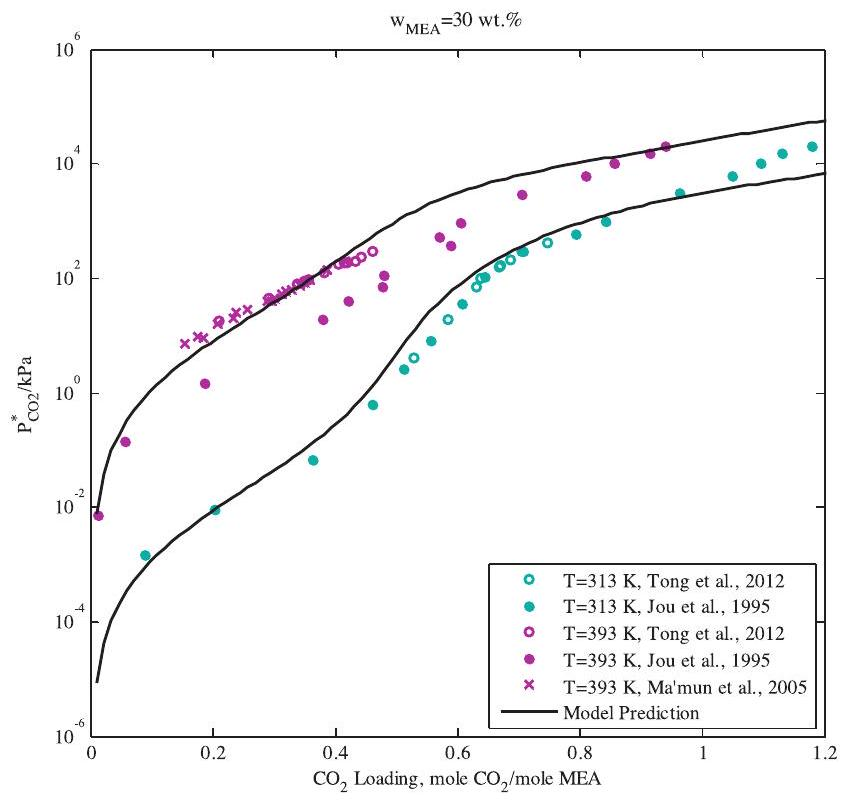
#> input picture analyses/paper_validation/2015_baygi/data/digitized/source/baygi2015-figure-011.png, 851 x 803 px
$ python digitize_curves.py
#> lines starting #> are read from the running program, lines starting #| are printed output that depends on the picture; after the words box and inside, x2 and y2 are one past the last pixel; in counts of white or black regions, pixels touching at a corner belong together
"""Digitize the model curves (lines, not points) of three published figures.

Baygi 2015 Fig. 11 (30 wt %, 313 and 393 K), Baygi 2015 Fig. 9 (15.3 wt %, 313-413 K) and Nasrifar and
Tafazzol 2010 Fig. 12a (15.3 wt %, 313/373/413 K). cse:digitize method: calibrate two known points per axis
(the frame lines, which carry the axis end values), trace each curve as the centre of its ink per pixel
column, write coordinates, calibration and error estimates, and a QA overlay. The bundled cse helper
needs OpenCV, which the project environment does not have; this is the same column-centre trace in PIL/numpy.

    uv run python analyses/paper_validation/2015_baygi/scripts/digitize_curves.py
"""
from __future__ import annotations

import hashlib
import json
from pathlib import Path

import numpy as np
import pandas as pd
from PIL import Image, ImageDraw
from scipy import ndimage

ANALYSIS_DIR = Path(__file__).resolve().parents[1]
SOURCE_DIR = ANALYSIS_DIR / "data" / "digitized" / "source"
OUT_DIR = ANALYSIS_DIR / "data" / "digitized"
BAYGI_PROVENANCE = ("copied unchanged from ePC-SAFT-project analyses/reproduction/2015-baygi/figures/{f}/source/paper-source-01-baygi-2015-figure-0{n}.png "
                    "(Mathpix crop of the paper figure, Zotero B8EJJPCJ)")

SPECS = {
    "baygi2015_fig11": {
        "image": SOURCE_DIR / "baygi2015-figure-011.png",
        "provenance": BAYGI_PROVENANCE.format(f="figure-11", n="11"),
        "figure": "Baygi and Pahlavanzadeh 2015 Fig. 11, w_MEA = 30 wt %, solid lines = PC-SAFT prediction",
        "ink": "rgb_black",
        "x_range": (0.0, 1.2), "y_decades": (-6, 6),
        "series": [("393 K", 393.0), ("313 K", 313.0)],  # top to bottom
        "exclude": [(485, 555, 10**6, 10**6)],  # legend: x >= 485 px and y >= 555 px
        "wt_percent": 30.0,
    },
    "baygi2015_fig09": {
        "image": SOURCE_DIR / "baygi2015-figure-009.png",
        "provenance": BAYGI_PROVENANCE.format(f="figure-09", n="09"),
        "figure": "Baygi and Pahlavanzadeh 2015 Fig. 9, w_MEA = 15.3 wt % (Jones 1959 data), solid lines = PC-SAFT prediction",
        "ink": "rgb_black",
        "x_range": (0.0, 0.8), "y_decades": (-5, 4),
        "series": [("413.15 K", 413.15), ("393.15 K", 393.15), ("373.15 K", 373.15),
                   ("353.15 K", 353.15), ("333.15 K", 333.15), ("313.15 K", 313.15)],
        "exclude": [(600, 480, 10**6, 10**6)],
        "wt_percent": 15.3,
    },
    "nasrifar2010_fig12a": {
        "image": SOURCE_DIR / "nasrifar2010-p7-001.png",
        "provenance": ("Zotero CBRPAXQG, PDF attachment 3G4FGGY4, page 7: `pdfimages -png -f 7 -l 7` 1-bit 1200 ppi "
                       "image 001, rows 0-2700 (Fig. 12a); PDF sha256 29165d43cf374760cc17a730d92e15ed77a9e969af1f3355a1ca39a275f7110f"),
        "figure": "Nasrifar and Tafazzol 2010 Fig. 12a, 15.3 wt % aqueous MEA, lines = PC-SAFT prediction",
        "ink": "stencil", "crop": (0, 0, 3196, 2700),
        "x_range": (0.0, 1.0), "y_decades": (-4, 4),
        "series": [("413.15 K", 413.15), ("373.15 K", 373.15), ("313.15 K", 313.15)],
        "exclude": [(1900, 1800, 10**6, 10**6)],  # legend
        "open_px": 13,  # disk diameter: removes the ~10 px open-marker outlines, keeps the 16-24 px curve strokes
        "wt_percent": 15.3,
        "despike": 0.06,  # decades: drops samples where a marker outline merged with the curve
    },
}


def _runs(flags: np.ndarray) -> list[tuple[int, int]]:
    idx = np.where(flags)[0]
    if len(idx) == 0:
        return []
    cuts = np.where(np.diff(idx) > 1)[0]
    return [(int(idx[a]), int(idx[b])) for a, b in zip(np.r_[0, cuts + 1], np.r_[cuts, len(idx) - 1])]


def load_ink(spec: dict) -> np.ndarray:
    im = Image.open(spec["image"])
    if spec["ink"] == "stencil":
        ink = np.array(im.convert("L")) == 255
    else:
        ink = np.array(im.convert("RGB")).astype(int).max(2) < 90  # black only: coloured markers are excluded
    if "crop" in spec:
        left, top, right, bottom = spec["crop"]
        ink = ink[top:bottom, left:right]
    return ink


def frame_centres(ink: np.ndarray) -> dict[str, float]:
    """Frame line centres from the long full-height/width ink lines."""
    cols, rows = ink.sum(0), ink.sum(1)
    col_runs = _runs(cols > 0.8 * cols.max())
    row_runs = _runs(rows > 0.8 * rows.max())
    return {"left": np.mean(col_runs[0]), "right": np.mean(col_runs[-1]),
            "top": np.mean(row_runs[0]), "bottom": np.mean(row_runs[-1]),
            "line_width_px": float(np.mean([b - a + 1 for a, b in col_runs + row_runs]))}


def tick_residual(ink: np.ndarray, frame: dict, spec: dict) -> dict:
    """Independent calibration check: inward tick marks (a few pixels long, just inside the frame) must sit on
    round axis values (multiples of 0.1 or 0.2 in loading, whole decades in pressure) under the frame calibration."""
    half = frame["line_width_px"] / 2
    span_x, span_y = frame["right"] - frame["left"], frame["bottom"] - frame["top"]
    depth = max(3, int(0.006 * span_y))
    x0, x1 = spec["x_range"]
    d0, d1 = spec["y_decades"]
    r0 = int(frame["bottom"] - half - 2 - depth)
    strip = ink[r0: r0 + depth]
    ticks_x = np.array([np.mean(r) for r in _runs(strip.sum(0) >= depth) if frame["left"] + 2 * half < np.mean(r) < frame["right"] - 2 * half])
    c0 = int(frame["left"] + half + 2)
    strip = ink[:, c0: c0 + depth]
    ticks_y = np.array([np.mean(r) for r in _runs(strip.sum(1) >= depth) if frame["top"] + 2 * half < np.mean(r) < frame["bottom"] - 2 * half])
    step = 0.2 if x1 - x0 > 0.9 else 0.1
    off_x = off_y = None
    if len(ticks_x):
        x_data = x0 + (ticks_x - frame["left"]) / span_x * (x1 - x0)
        off_x = np.abs(x_data - np.round(x_data / step) * step) / (x1 - x0) * span_x
    if len(ticks_y):
        y_dec = d0 + (frame["bottom"] - ticks_y) / span_y * (d1 - d0)
        off_y = np.abs(y_dec - np.round(y_dec)) / (d1 - d0) * span_y
    stat = lambda a, f: None if a is None else float(f(a))  # noqa: E731
    return {"n_x_ticks": len(ticks_x), "x_tick_off_grid_px_median": stat(off_x, np.median), "x_tick_off_grid_px_max": stat(off_x, np.max),
            "n_y_ticks": len(ticks_y), "y_tick_off_decade_px_median": stat(off_y, np.median), "y_tick_off_decade_px_max": stat(off_y, np.max)}


def trace(spec: dict, name: str) -> tuple[pd.DataFrame, dict, np.ndarray, dict]:
    ink = load_ink(spec)
    frame = frame_centres(ink)
    line = frame["line_width_px"]
    curves = ink.copy()
    # inside the frame only, minus the legend
    inner = np.zeros_like(curves)
    inner[int(frame["top"] + line): int(frame["bottom"] - line), int(frame["left"] + line): int(frame["right"] - line)] = True
    curves &= inner
    for left, top, right, bottom in spec["exclude"]:
        curves[top:bottom, left:right] = False
    if "open_px" in spec:
        k = spec["open_px"]
        yy, xx = np.mgrid[:k, :k]
        disk = (yy - (k - 1) / 2) ** 2 + (xx - (k - 1) / 2) ** 2 <= (k / 2) ** 2
        curves = ndimage.binary_opening(curves, structure=disk)
    labels, n = ndimage.label(curves, structure=np.ones((3, 3), bool))
    sizes = ndimage.sum(curves, labels, range(1, n + 1))
    width = np.array([np.ptp(np.where(labels == i)[1]) if s > 200 else 0 for i, s in enumerate(sizes, 1)])
    keep = [i for i, w in enumerate(width, 1) if w > 0.08 * (frame["right"] - frame["left"])]
    if len(keep) != len(spec["series"]):
        raise RuntimeError(f"{name}: expected {len(spec['series'])} curves, found {len(keep)} components {width}")
    x0, x1 = spec["x_range"]
    d0, d1 = spec["y_decades"]
    span_x, span_y = frame["right"] - frame["left"], frame["bottom"] - frame["top"]
    stride = max(1, int(round(span_x / 250)))
    rows = []
    traced = {}
    for comp in keep:
        cols = np.unique(np.where(labels == comp)[1])
        pts = []
        for c in cols[::stride]:
            ys = np.where(labels[:, c] == comp)[0]
            pts.append((float(c), float(ys.mean()), int(ys.size)))
        traced[comp] = pts
    # top to bottom at the column shared by all curves
    order = sorted(keep, key=lambda comp: np.mean([p[1] for p in traced[comp]]))
    for comp, (label, temperature_K) in zip(order, spec["series"], strict=True):
        pts = np.array(traced[comp])
        if "despike" in spec:
            ly = np.log10(10.0 ** d0 * (10.0 ** (d1 - d0)) ** ((frame["bottom"] - pts[:, 1]) / span_y))
            med = ndimage.median_filter(ly, size=9, mode="nearest")
            pts = pts[np.abs(ly - med) < spec["despike"]]
        px, py = pts[:, 0], pts[:, 1]
        loading = x0 + (px - frame["left"]) / span_x * (x1 - x0)
        log10_p = d0 + (frame["bottom"] - py) / span_y * (d1 - d0)
        # error: 1.5 px in each pixel coordinate (stroke centre 0.5-1 px, frame-line centre 0.5 px), propagated through
        # the local slope of the curve
        slope_px = np.gradient(py, px)  # pixel rows per pixel column (positive = falling)
        err_px_y = np.hypot(1.5, np.abs(slope_px) * 1.5)
        rows.append(pd.DataFrame({
            "figure_id": name, "series": label, "temperature_K": temperature_K, "MEA_weight_percent": spec["wt_percent"],
            "CO2_loading": loading, "pCO2_kPa": 10.0 ** log10_p, "pixel_x": px, "pixel_y": py,
            "stroke_px": pts[:, 2],
            "est_error_loading": np.hypot(1.5, 0.0) / span_x * (x1 - x0),
            "est_error_ln_pCO2": err_px_y / span_y * (d1 - d0) * np.log(10),
        }))
    ticks = tick_residual(ink, frame, spec) if spec["ink"] == "rgb_black" else {
        "note": "not run: the 1-bit Excel-style axes have outward/minor ticks; calibration rests on the frame-line centres"}
    return pd.concat(rows, ignore_index=True), frame, ink, ticks


def overlay(spec: dict, data: pd.DataFrame, frame: dict, path: Path) -> None:
    im = Image.open(spec["image"]).convert("RGB")
    if spec["ink"] == "stencil":
        im = Image.fromarray(255 - np.array(im))  # 1-bit stencil: ink is white, show it dark
    if "crop" in spec:
        im = im.crop(spec["crop"])
    draw = ImageDraw.Draw(im)
    r = max(2, im.size[0] // 300)
    for x, y in zip(data.pixel_x, data.pixel_y):
        draw.ellipse((x - r, y - r, x + r, y + r), outline=(255, 0, 0), width=max(1, r // 2))
    for xy in ((frame["left"], frame["top"], frame["left"], frame["bottom"]),
               (frame["right"], frame["top"], frame["right"], frame["bottom"]),
               (frame["left"], frame["top"], frame["right"], frame["top"]),
               (frame["left"], frame["bottom"], frame["right"], frame["bottom"])):
        draw.line(xy, fill=(0, 160, 255), width=max(1, r // 2))  # calibration frame
    if max(im.size) > 1400:
        im = im.resize((im.size[0] * 1000 // max(im.size), im.size[1] * 1000 // max(im.size)), Image.LANCZOS)
    path.parent.mkdir(parents=True, exist_ok=True)
    im.save(path)


def main() -> int:
    for name, spec in SPECS.items():
        data, frame, _, ticks = trace(spec, name)
#> in load_ink, im is the input picture: PIL image 851x803 RGB; mean R, G, B 246.9, 246.9, 247.3
#> in load_ink, `ink = np.array(im.convert("RGB")).astype(int).max(2) < 90`:
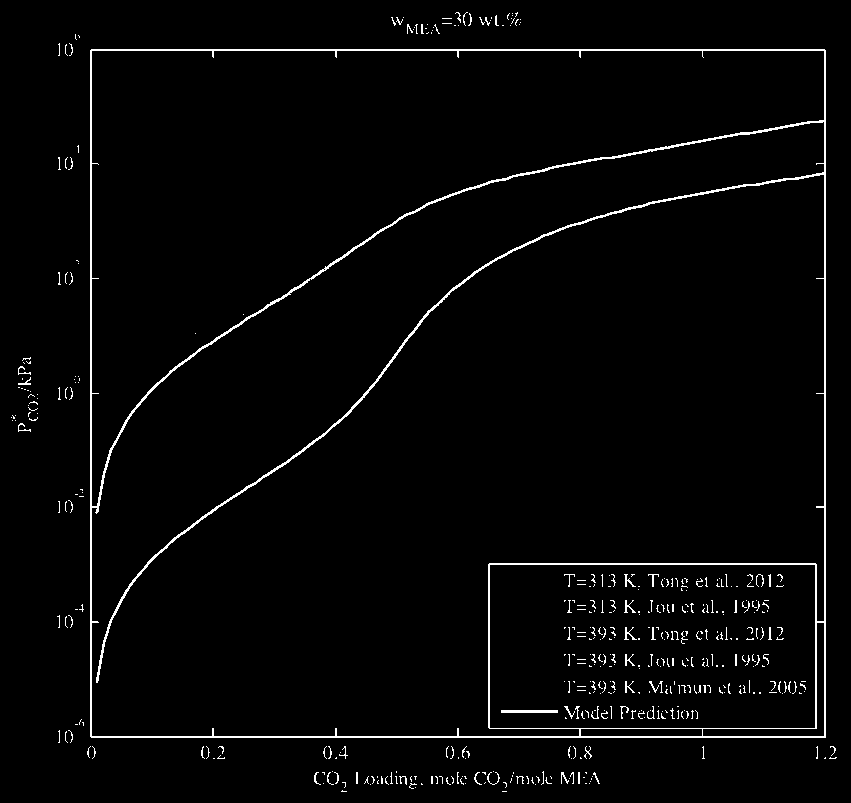
#> ink: shape (803, 851) bool; 2.5% white in thin lines or dots
#> in frame_centres, `cols, rows = ink.sum(0), ink.sum(1)`: cols = 851 values, max 690 at index 824, min 0 at index 0, mean 19.94; rows = 803 values, max 739 at index 50, min 0 at index 0, mean 21.13
#> in _runs, `idx = np.where(flags)[0]`: idx = [90, 91, 824, 825]
#> in _runs, `cuts = np.where(np.diff(idx) > 1)[0]`: cuts = [1]
#> in frame_centres, `col_runs = _runs(cols > 0.8 * cols.max())`: col_runs = [(90, 91), (824, 825)]
#> in frame_centres, `row_runs = _runs(rows > 0.8 * rows.max())`: row_runs = [(49, 50), (736, 737)]
#> in trace, `frame = frame_centres(ink)`: frame = {'left': 90.5, 'right': 824.5, 'top': 49.5, 'bottom': 736.5, 'line_width_px': 2}
#> in trace, `line = frame["line_width_px"]`: line = 2
#> in trace, `curves &= inner`:
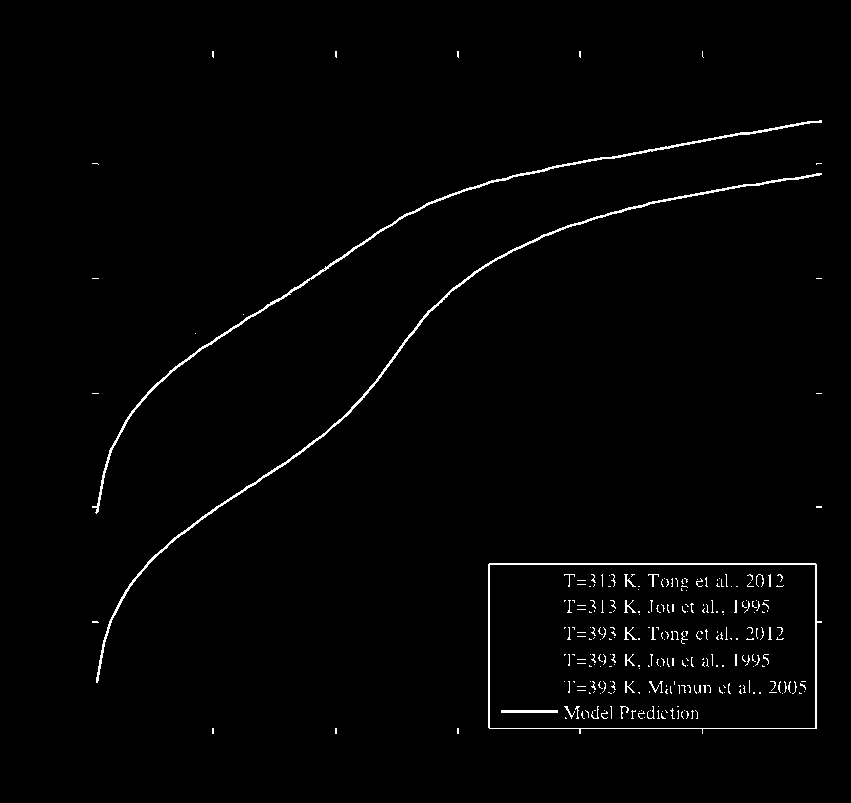
#> curves: shape (803, 851) bool; 1.4% white in thin lines or dots, all inside (x1, y1, x2, y2) = (92, 51, 822, 734)
#> the loop in trace, `for left, top, right, bottom in spec["exclude"]:` made 1 pass
#> (left, top, right, bottom) on pass 1: (485, 555, 1000000, 1000000)
#> after the loop in trace, `for left, top, right, bottom in spec["exclude"]:`:
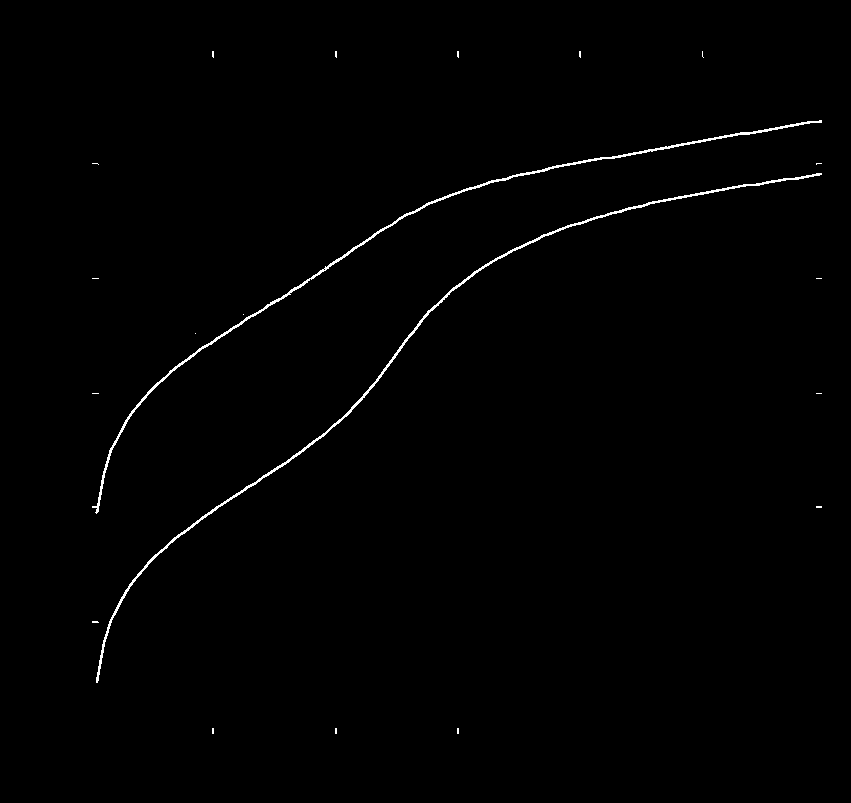
#> curves: shape (803, 851) bool; 0.7% white in thin lines or dots, all inside (x1, y1, x2, y2) = (92, 51, 822, 734)
#> in trace, `labels, n = ndimage.label(curves, structure=np.ones((3, 3), bool))`: n = 20
#> in trace, `sizes = ndimage.sum(curves, labels, range(1, n + 1))`: sizes = 20 values, max 2402 at index 8, min 1 at index 11, mean 240.7
#> in trace, `width = np.array([np.ptp(np.where(labels == i)[1]) if s > 200 else 0 f..`: width = 20 values, max 729 at index 5, min 0 at index 0, mean 72.7
#> in trace, `keep = [i for i, w in enumerate(width, 1) if w > 0.08 * (frame["right"..`: keep = [6, 9]
#> in trace, `x0, x1 = spec["x_range"]`: x0 = 0; x1 = 1.2
#> in trace, `d0, d1 = spec["y_decades"]`: d0 = -6; d1 = 6
#> in trace, `span_x, span_y = frame["right"] - frame["left"], frame["bottom"] - fra..`: span_x = 734; span_y = 687
#> in trace, `stride = max(1, int(round(span_x / 250)))`: stride = 3
#> the loop in trace, `for comp in keep:` made 2 passes
#> comp on passes 1 to 2: 6, 9
#> after the loop in trace, `for comp in keep:`: traced = 2 items
#> in trace, `order = sorted(keep, key=lambda comp: np.mean([p[1] for p in traced[co..`: order = [6, 9]
#> the loop in trace, `for comp, (label, temperature_K) in zip(order, spec["series"], strict=..` made 2 passes
#> (comp, label, temperature_K) on passes 1 to 2: (6, '393 K', 393), (9, '313 K', 313)
#> after the loop in trace, `for comp, (label, temperature_K) in zip(order, spec["series"], strict=..`: rows = 2 items
#> in tick_residual, `half = frame["line_width_px"] / 2`: half = 1
#> in tick_residual, `span_x, span_y = frame["right"] - frame["left"], frame["bottom"] - fra..`: span_x = 734; span_y = 687
#> in tick_residual, `depth = max(3, int(0.006 * span_y))`: depth = 4
#> in tick_residual, `x0, x1 = spec["x_range"]`: x0 = 0; x1 = 1.2
#> in tick_residual, `d0, d1 = spec["y_decades"]`: d0 = -6; d1 = 6
#> in tick_residual, `r0 = int(frame["bottom"] - half - 2 - depth)`: r0 = 729
#> in tick_residual, `ticks_x = np.array([np.mean(r) for r in _runs(strip.sum(0) >= depth) i..`: ticks_x = [212.5, 335.5, 457.5, 579.5, 702]
#> in tick_residual, `c0 = int(frame["left"] + half + 2)`: c0 = 93
#> in tick_residual, `strip = ink[:, c0: c0 + depth]`: strip = 803 rows, first 6: [False, False, False, False], [False, False, False, False], [False, False, False, False], [False, False, False, False], [False, False, False, False], [False, False, False, False]
#> in tick_residual, `ticks_y = np.array([np.mean(r) for r in _runs(strip.sum(1) >= depth) i..`: ticks_y = [163, 278, 393, 506.5, 621.5]
#> in tick_residual, `step = 0.2 if x1 - x0 > 0.9 else 0.1`: step = 0.2
#> in tick_residual, `x_data = x0 + (ticks_x - frame["left"]) / span_x * (x1 - x0)`: x_data = [0.199, 0.401, 0.6, 0.799, 1]
#> in tick_residual, `off_x = np.abs(x_data - np.round(x_data / step) * step) / (x1 - x0) * ..`: off_x = [0.333, 0.333, 6.79e-14, 0.333, 0.167]
#> in tick_residual, `y_dec = d0 + (frame["bottom"] - ticks_y) / span_y * (d1 - d0)`: y_dec = [4.02, 2.01, 0, -1.98, -3.99]
#> in tick_residual, `off_y = np.abs(y_dec - np.round(y_dec)) / (d1 - d0) * span_y`: off_y = [1, 0.5, 0, 1, 0.5]
#> in trace, `ticks = tick_residual(ink, frame, spec) if spec["ink"] == "rgb_black" ..`: ticks = {'n_x_ticks': 5, 'x_tick_off_grid_px_median': 0.333, 'x_tick_off_grid_px_max': 0.333, 'n_y_ticks': 5, 'y_tick_off_decade_px_median': 0.5, 'y_tick_off_decade_px_max': 1}
#> data = table of 486 rows and 11 columns
        sha = hashlib.sha256(Path(spec["image"]).read_bytes()).hexdigest()
        data.to_csv(OUT_DIR / f"{name}_model_curves.csv", index=False, float_format="%.6g")
        overlay(spec, data, frame, OUT_DIR / f"{name}_model_curves_qa.png")
#> the loop in overlay, `for xy in ((frame["left"], frame["top"], frame["left"], frame["bottom"..` made 4 passes
#> xy on passes 1 to 4: (90.5, 49.5, 90.5, 736.5), (824.5, 49.5, 824.5, 736.5), (90.5, 49.5, 824.5, 49.5), (90.5, 736.5, 824.5, 736.5)
#> in overlay, `im.save(path)`:
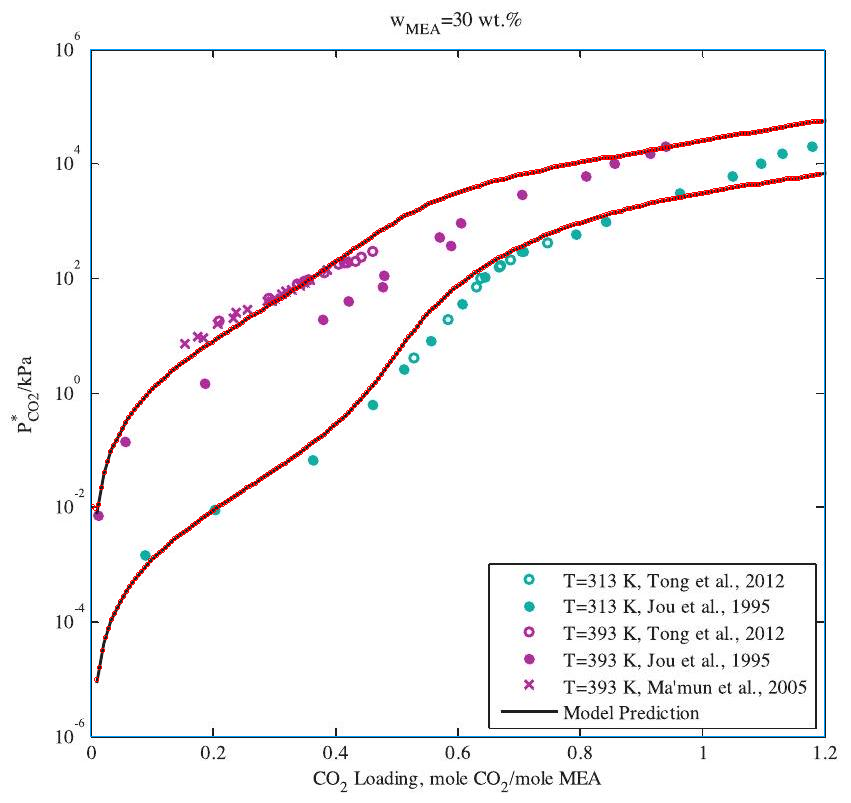
#> saved as baygi2015_fig11_model_curves_qa.png: PIL image 851x803 RGB; mean R, G, B 247.6, 246.4, 247.1
        x0, x1 = spec["x_range"]
#> x0 = 0; x1 = 1.2
        d0, d1 = spec["y_decades"]
#> d0 = -6; d1 = 6
        meta = {
            "figure": spec["figure"], "source_image": str(spec["image"]), "source_sha256": sha, "provenance": spec["provenance"],
            "image_pixels_wh": Image.open(spec["image"]).size, "crop": spec.get("crop"),
            "axis_calibration": {
                "x": {"scale": "linear", "left_frame_px": frame["left"], "right_frame_px": frame["right"], "values": [x0, x1]},
                "y": {"scale": "log10", "bottom_frame_px": frame["bottom"], "top_frame_px": frame["top"],
                      "values": [10.0 ** d0, 10.0 ** d1]},
                "frame_line_width_px": frame["line_width_px"]},
            "tick_check": ticks,
            "method": "black-ink connected components inside the frame, legend excluded"
                      + (f", disk opening {spec['open_px']} px to drop open-marker outlines" if "open_px" in spec else "")
                      + ", per-column stroke centre, sampled every few columns",
            "estimated_error": {
                "loading_abs_mean": float(data.est_error_loading.mean()),
                "ln_pCO2_median": float(data.est_error_ln_pCO2.median()),
                "ln_pCO2_p90": float(data.est_error_ln_pCO2.quantile(0.9)),
                "basis": "1.5 px per pixel coordinate propagated through the local curve slope; excludes any error in the "
                         "published figure itself"},
            "rows": {s: int((data.series == s).sum()) for s in data.series.unique()},
        }
        (OUT_DIR / f"{name}_model_curves.json").write_text(json.dumps(meta, indent=2, default=float))
        print(name, meta["rows"], "ln error median %.3f p90 %.3f" % (meta["estimated_error"]["ln_pCO2_median"], meta["estimated_error"]["ln_pCO2_p90"]), ticks)
#> (printed output is left out)
    return 0


if __name__ == "__main__":
    raise SystemExit(main())
#> (the program exits here)
